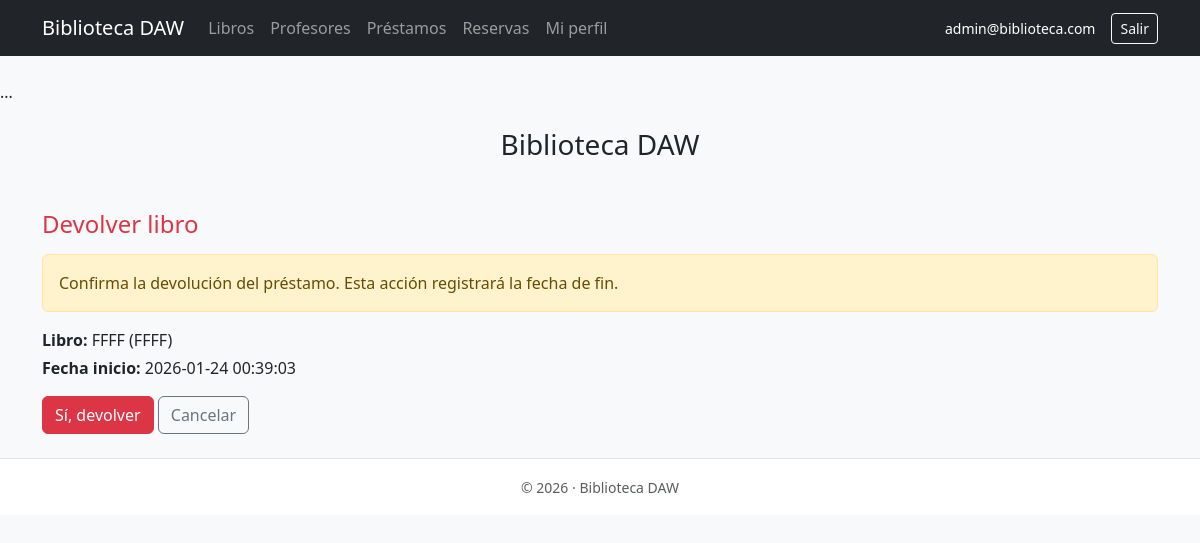
The page /prestamos/devolver.php?id=3 (signed in) on the database its author committed.
### tables this page shows
CREATE TABLE IF NOT EXISTS `prestamos` (
  `id` int NOT NULL AUTO_INCREMENT,
  `profesor_id` int NOT NULL,
  `libro_id` int NOT NULL,
  `fecha_inicio` datetime NOT NULL DEFAULT CURRENT_TIMESTAMP,
  `fecha_fin` datetime DEFAULT NULL,
  `observaciones` text,
  `estado` enum('ACTIVO','DEVUELTO') NOT NULL DEFAULT 'ACTIVO',
  PRIMARY KEY (`id`),
  KEY `fk_prestamos_profesor` (`profesor_id`),
  KEY `fk_prestamos_libro` (`libro_id`)
);

CREATE TABLE IF NOT EXISTS `libros` (
  `id` int NOT NULL AUTO_INCREMENT,
  `isbn` varchar(20) NOT NULL,
  `ejemplar` int NOT NULL DEFAULT '1',
  `portada` varchar(255) DEFAULT NULL,
  `titulo` varchar(200) NOT NULL,
  `autor` varchar(200) NOT NULL,
  `genero` varchar(100) DEFAULT NULL,
  `fecha_publicacion` varchar(7) DEFAULT NULL,
  `editorial` varchar(120) DEFAULT NULL,
  `descripcion` text,
  `precio` decimal(10,2) DEFAULT NULL,
  `estado` enum('DISPONIBLE','PRESTADO') NOT NULL DEFAULT 'DISPONIBLE',
  `creado_en` datetime NOT NULL DEFAULT CURRENT_TIMESTAMP,
  `actualizado_en` datetime DEFAULT NULL ON UPDATE CURRENT_TIMESTAMP,
  PRIMARY KEY (`id`),
  UNIQUE KEY `uk_isbn_ejemplar` (`isbn`,`ejemplar`)
);

### prestamos/devolver.php (the view, shortened to what this page needs)
<?php
require_once __DIR__ . "/../config/conexion.php";
$id = isset($_GET["id"]) ? (int)$_GET["id"] : 0;
$sql = "SELECT p.id, p.estado, p.fecha_inicio,
               l.titulo, l.autor
        FROM prestamos p
        JOIN libros l ON l.id = p.libro_id
        WHERE p.id = :id
        LIMIT 1";
$stmt = $pdo->prepare($sql);
$stmt->execute([":id" => $id]);
$p = $stmt->fetch();
require_once __DIR__ . "/../includes/header.php";
?>
<h2 class="h4 mb-3 text-danger">Devolver libro</h2>
<div class="alert alert-warning">
  Confirma la devolución del préstamo. Esta acción registrará la fecha de fin.
</div>
<p class="mb-1"><strong>Libro:</strong> <?php echo htmlspecialchars($p["titulo"]); ?> (<?php echo htmlspecialchars($p["autor"]); ?>)</p>
<p class="mb-3"><strong>Fecha inicio:</strong> <?php echo htmlspecialchars($p["fecha_inicio"]); ?></p>
<form method="post">
  <button class="btn btn-danger">Sí, devolver</button>
  <a class="btn btn-outline-secondary" href="<?php echo APP_URL; ?>/prestamos/index.php">Cancelar</a>
</form>
<?php require_once __DIR__ . "/../includes/footer.php"; ?>

### rows shown on the page
prestamos: libro.titulo "FFFF", libro.autor "FFFF", fecha_inicio "2026-01-24 00:39:03"

### other values the page prints
APP_NAME "Biblioteca DAW"
$_SESSION["email"] "admin@biblioteca.com"
